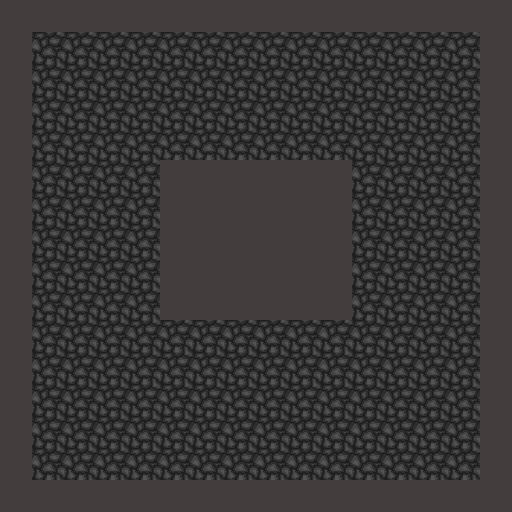

A 2D game scene composited from a Tiled map and its tileset images. What follows is a short description and the map's XML, with each tile layer's data collapsed to a summary:
An orthogonal 16x16 tile map with 32x32 px tiles, 2 tile layers (Tile Layer 1, Blocked).

<map version="1.0" orientation="orthogonal" renderorder="right-down" width="16" height="16" tilewidth="32" tileheight="32">
 <tileset firstgid="1" name="Tileset" tilewidth="32" tileheight="32">
  <image source="Tileset.png" width="64" height="64" />
 </tileset>
 <layer name="Tile Layer 1" width="16" height="16">
  <data>[256 cells, 244 non-empty, 3 distinct tile ids]</data>
 </layer>
 <layer name="Blocked" width="16" height="16">
  <data>[256 cells, 90 non-empty, 1 distinct tile ids]</data>
 </layer>
</map>
